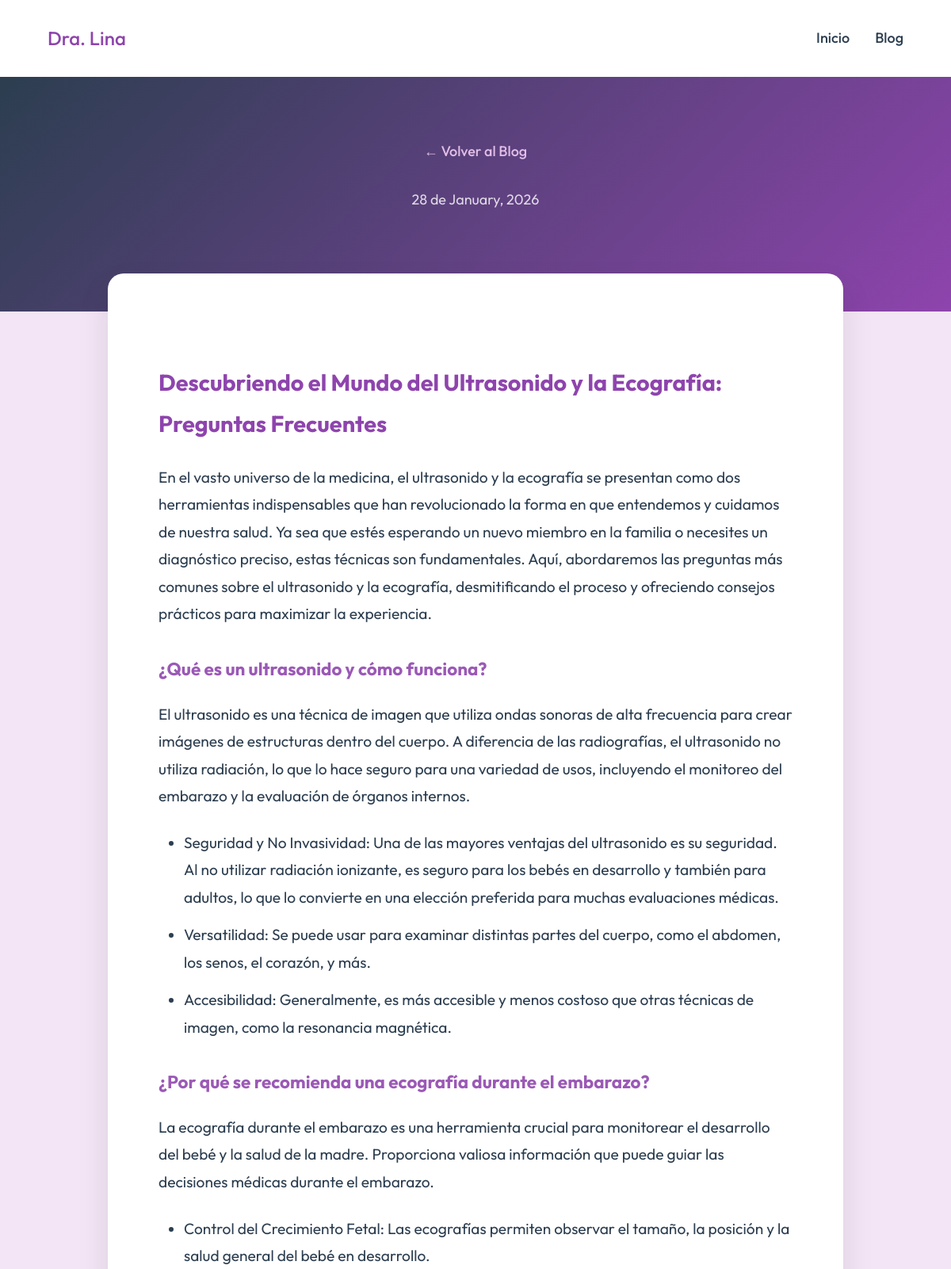
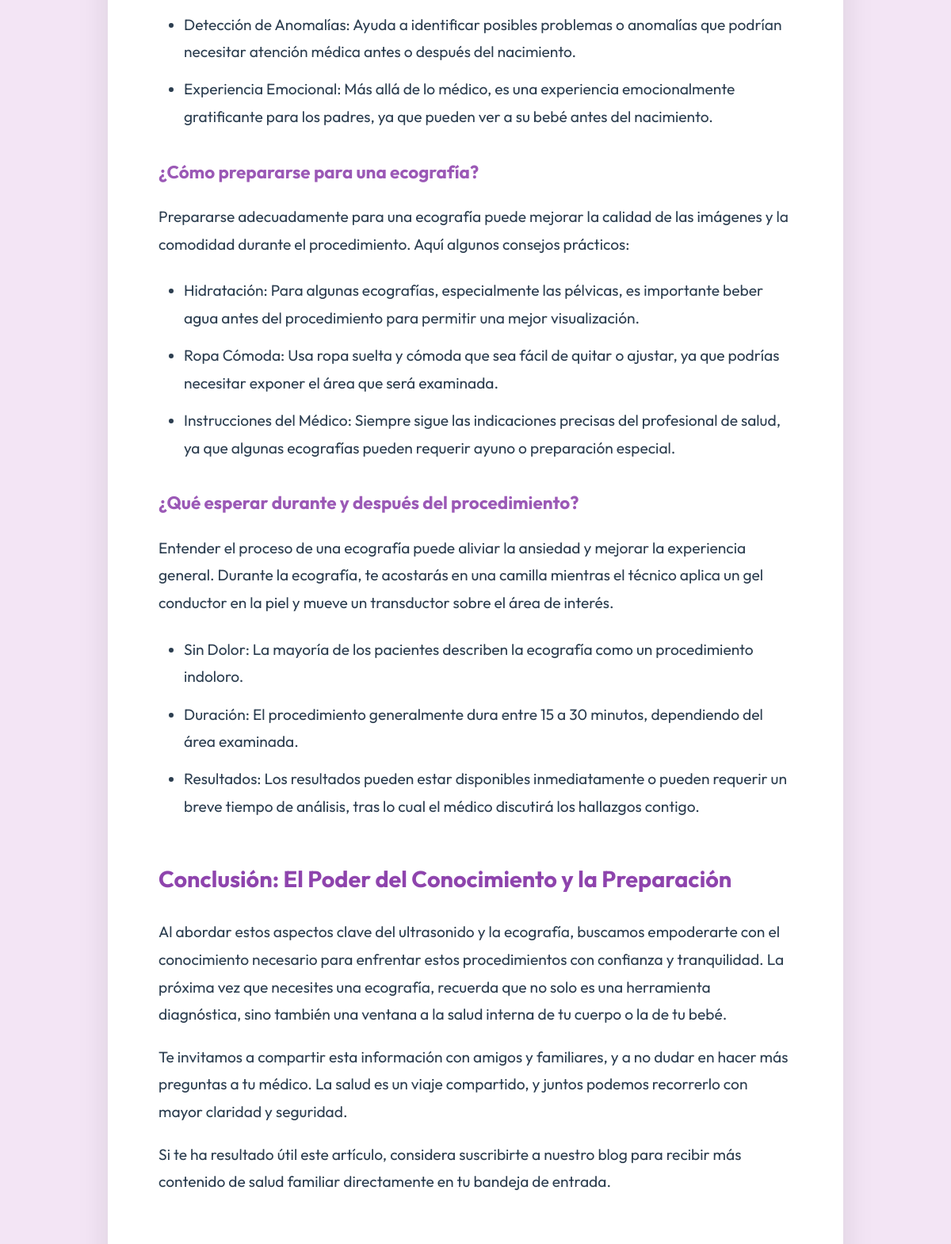
Screenshot of /blog/9 (upper part) with the database file from the repository (2 pictures, top to bottom).
### models.py (models this page shows)
class BlogPost(db.Model):
    id = db.Column(db.Integer, primary_key=True)
    title = db.Column(db.String(200), nullable=False)
    content = db.Column(db.Text, nullable=False)
    featured_image_url = db.Column(db.String(500))
    seo_keywords = db.Column(db.String(300))
    author_id = db.Column(db.Integer, db.ForeignKey('user.id'))
    created_at = db.Column(db.DateTime, default=datetime.utcnow)
    is_published = db.Column(db.Boolean, default=True)

### app.py (the view)
    @app.route('/blog/<int:post_id>')
    def post_detail(post_id):
        post = BlogPost.query.get_or_404(post_id)
        return render_template('public/post_detail.html', post=post)

### templates/public/post_detail.html (shortened to what this page needs)
{% extends "base.html" %}
{% block content %}
<article class="post-detail">
    <header class="post-detail-header">
        <div class="container">
            <a href="{{ url_for('blog') }}" class="back-link">&larr; Volver al Blog</a>
            <span class="post-date text-white">{{ post.created_at.strftime('%d de %B, %Y') }}</span>
        </div>
    </header>
    <div class="post-body container">
        <div class="post-main-content">
            {{ post.content | safe }}
        </div>
    </div>
</article>
{% endblock %}

### static/css/style.css (style rules this page uses)
:root { --primary: #8e44ad; --secondary: #9b59b6; --accent: #e1bee7; --dark: #2c3e50; --light: #f3e5f5; --white: #FFFFFF; --text-muted: #7f8c8d; }
body { font-family: 'Outfit', sans-serif; background-color: var(--light); color: var(--dark); margin: 0; line-height: 1.6; font-size: 18px; }
a { text-decoration: none; color: var(--dark); font-weight: 500; transition: color 0.3s; }

### templates/public/post_detail.html (style rules this page uses)
.post-detail-header { background: linear-gradient(135deg, var(--dark), var(--primary)); color: white; padding: 5rem 0; text-align: center; }
.container { max-width: 800px; margin: 0 auto; padding: 0 1.5rem; }
.back-link { display: block; color: var(--accent); margin-bottom: 2rem; text-decoration: none; font-weight: 500; }
.post-date { opacity: 0.8; margin-bottom: 1rem; display: block; }
.post-body { background: white; margin-top: -3rem; border-radius: 20px; padding: 4rem; box-shadow: 0 20px 40px rgba(0, 0, 0, 0.1); color: var(--dark); font-size: 1.2rem; line-height: 1.8; }
.post-main-content { margin-bottom: 4rem; }
.post-main-content ul, .post-main-content ol { margin: 1.5rem 0; padding-left: 2rem; }
.post-main-content li { margin-bottom: 0.8rem; list-style-position: outside; }
.post-main-content h2 { color: var(--primary); margin-top: 3rem; margin-bottom: 1.5rem; }
.post-main-content h3 { color: var(--secondary); margin-top: 2rem; margin-bottom: 1rem; }

### rows the page displays
BlogPost: created_at "28 de January, 2026", content "Descubriendo el Mundo del Ultrasonido y la Ecografía: Preguntas Frecuentes En el vasto universo de la medicina, el ultrasonido y la ecografía se presentan como dos herramientas indispensables que han revolucionado la forma en que entendemos y cuidamos de nuestra salud. Ya sea que estés esperando un nuevo miembro en la familia o necesites un diagnóstico preciso, estas técnicas son fundamentales. Aquí, abordaremos las preguntas más comunes sobre el ultrasonido y la ecografía, desmitificando el proceso y ofreciendo consejos prácticos para maximizar la experiencia. ¿Qué es un ultrasonido y cómo funciona? El ultrasonido es una técnica de imagen que utiliza ondas sonoras de alta frecuencia para…"
